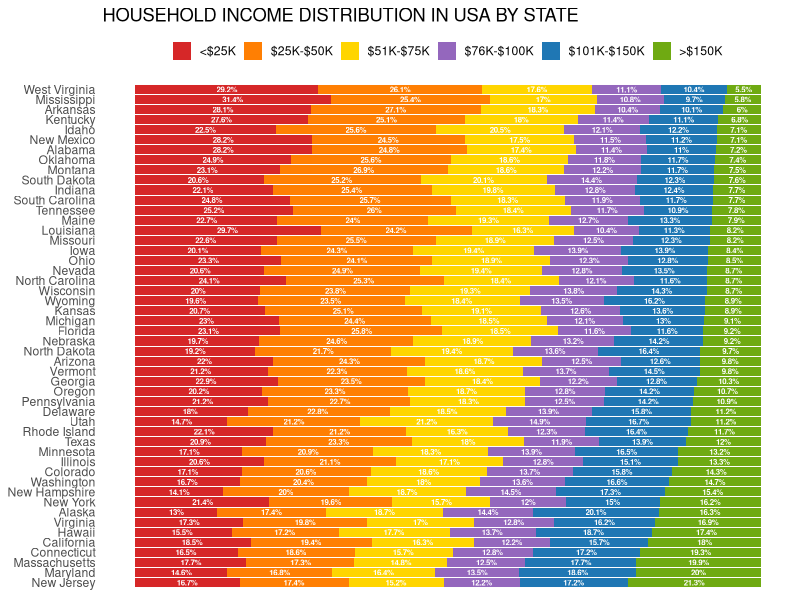

Source code (R):
# Thinh Pham & Katherine M. Prioli
# Makeover Monday - reproduce original graph
# Sun Oct 07 11:07:50 2018 ------------------------------


#### Libraries ----

library(tidyverse)


#### Read in and subset data ----

incomedata <- read_csv("data/ACS_16_1YR_S1901_with_ann.csv")
incomedata <- incomedata %>% select("GEO.display-label",     # Subset to only the variables of interest
                                    "HC01_EST_VC01",
                                    "HC01_EST_VC02",
                                    "HC01_EST_VC03",
                                    "HC01_EST_VC04",
                                    "HC01_EST_VC05",
                                    "HC01_EST_VC06",
                                    "HC01_EST_VC07",
                                    "HC01_EST_VC08",
                                    "HC01_EST_VC09",
                                    "HC01_EST_VC10",
                                    "HC01_EST_VC11")

colnames(incomedata) <- c("state",                           # GEO.display-label
                          "tot_households",                  # HC01_EST_VC01
                          "Less than $10,000",               # HC01_EST_VC02
                          "$10,000 to $14,999",              # HC01_EST_VC03
                          "$15,000 to $24,999",              # HC01_EST_VC04
                          "$25,000 to $34,999",              # HC01_EST_VC05
                          "$35,000 to $49,999",              # HC01_EST_VC06
                          "$50,000 to $74,999",              # HC01_EST_VC07
                          "$75,000 to $99,999",              # HC01_EST_VC08
                          "$100,000 to $149,999",            # HC01_EST_VC09
                          "$150,000 to $199,999",            # HC01_EST_VC10
                          "$200,000 or more")                # HC01_EST_VC11

incomedata <- incomedata %>% 
  slice(2:n()) %>% 
  filter(state != "Puerto Rico" & state != "District of Columbia")       # Omit PR and DC per original graph
#View(incomedata)


#### Gather and mutate data ----

incomegat <- incomedata %>% 
  gather(`Less than $10,000`,
         `$10,000 to $14,999`,
         `$15,000 to $24,999`,
         `$25,000 to $34,999`,
         `$35,000 to $49,999`,
         `$50,000 to $74,999`,
         `$75,000 to $99,999`,
         `$100,000 to $149,999`,
         `$150,000 to $199,999`,
         `$200,000 or more`,
         key = "incomelev", value = "pct")
#View(incomegat)

incometbl <- incomegat %>% 
  mutate(tot_households = as.numeric(tot_households)) %>% 
  mutate(pct = as.numeric(pct)) %>% 
  mutate(n_households = round((pct / 100) * tot_households, digits = 0)) %>% 
  mutate(incomecat = case_when(
    incomelev == "Less than $10,000" ~ "<$25K",
    incomelev == "$10,000 to $14,999" ~ "<$25K",
    incomelev == "$15,000 to $24,999" ~ "<$25K",
    incomelev == "$25,000 to $34,999" ~ "$25K-$50K",
    incomelev == "$35,000 to $49,999" ~ "$25K-$50K",
    incomelev == "$50,000 to $74,999" ~ "$51K-$75K",
    incomelev == "$75,000 to $99,999" ~ "$76K-$100K",
    incomelev == "$100,000 to $149,999" ~ "$101K-$150K",
    incomelev == "$150,000 to $199,999" ~ ">$150K",
    incomelev == "$200,000 or more" ~ ">$150K")) %>% 
  mutate(incomecat = factor(incomecat,
                        levels = c("<$25K", 
                                   "$25K-$50K", 
                                   "$51K-$75K", 
                                   "$76K-$100K", 
                                   "$101K-$150K", 
                                   ">$150K"))) %>%
  group_by(state, incomecat) %>% 
  mutate(catpct = sum(pct)) %>% 
  select(state, catpct, incomecat) %>% 
  distinct(state, catpct, incomecat) %>% 
  arrange(desc(incomecat), catpct)
#View(incometbl)

incometbl <- within(incometbl,                     # Assign levels for state column
                    state <- factor(state,
                                    levels = rev(incometbl$state[1:50])))

#### Recreate the original graph ----

reprod_plot <- ggplot(incometbl, aes(x = state, y = catpct / 100, 
                                     fill = incomecat, label = catpct)) +
  coord_flip() +                                                                    # Put states on vertical axis
  geom_bar(stat = "identity", aes(y = catpct * 100), position = "fill") +
  scale_fill_manual(values = c(                                                     # Match color scheme of original graph
    "<$25K" = "#D62728",
    "$25K-$50K" = "#FF7F03",
    "$51K-$75K" = "#FFD500",
    "$76K-$100K" = "#9467BD",
    "$101K-$150K" = "#1F77B4",
    ">$150K" = "#6FAA12")) +
  geom_text(aes(label = paste0(catpct,"%")),                                        # Label stacked bars
            size = 2, color = "white", fontface = "bold", 
            hjust = 0.5, position = position_stack(vjust = 0.5)) +
  scale_y_reverse() +                                                               # Ensure <$25K category on left
  theme(axis.text.x = element_blank(),
        axis.ticks = element_blank(),
        axis.title = element_blank(),
        panel.background = element_blank(),
        legend.position = "top",
        legend.title = element_blank(),
        legend.key.width = unit(0.5, "cm"),
        legend.key.height = unit(0.5, "cm")) +
  guides(fill = guide_legend(nrow = 1)) +                                           # Force all legend elements into one row
  ggtitle("HOUSEHOLD INCOME DISTRIBUTION IN USA BY STATE")
reprod_plot

#ggsave("reprod_plot.png", height = 15, width = 9.1, units = "in")


#### Export wrangled data to .csv for use in making new graph ----

write_csv(incometbl, "data/incometbl.csv")